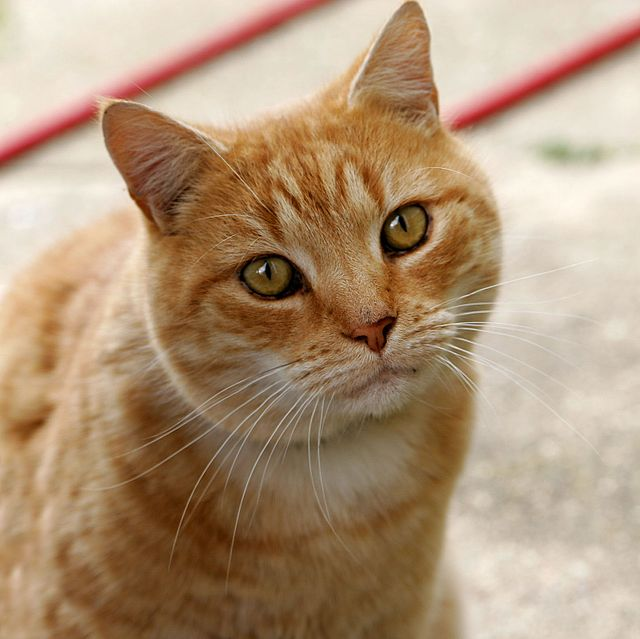
#> input picture Week_4/Cat03.jpg, 640 x 639 px, found by its file name
$ python Assignment_2.1.py
#> lines starting #> are read from the running program, lines starting #| are printed output that depends on the picture; after the words box and inside, x2 and y2 are one past the last pixel; in counts of white or black regions, pixels touching at a corner belong together
import cv2
import numpy as np

mask = np.zeros((300, 300, 3), dtype = "uint8")

radius = 150
for x in range(6):

    cv2.circle(mask, (150, 150), radius - (25*x), (255, 255, 255), 3)
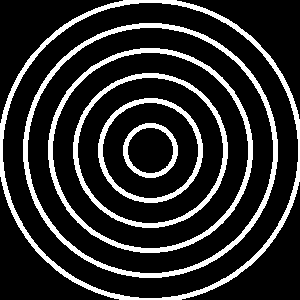
#> mask: shape (300, 300, 3); 17.8% white; 6 white regions, box (x1, y1, x2, y2) and area: (0, 0, 300, 300) 4268, (23, 23, 278, 278) 3932, (48, 48, 253, 253) 3144, (73, 73, 228, 228) 2312, (98, 98, 203, 203) 1588, (123, 123, 178, 178) 776

cv2.imshow("mask",  mask)
cv2.waitKey(0)

source = cv2.imread("Week_4\Cat03.jpg")
#> source is the input picture: shape (639, 640, 3); mean B, G, R 120.7, 148.8, 175.9

print(source.shape)
#| (639, 640, 3)

# source = cv2.resize(source, (300, 300))

mask = np.zeros(source.shape[:2], dtype = "uint8")
# (cX, cY) = (source.shape[1] // 2, source.shape[0] // 2)

cv2.imshow("original", source)
cv2.waitKey(0)

source = cv2.cvtColor(source, cv2.COLOR_BGR2GRAY)
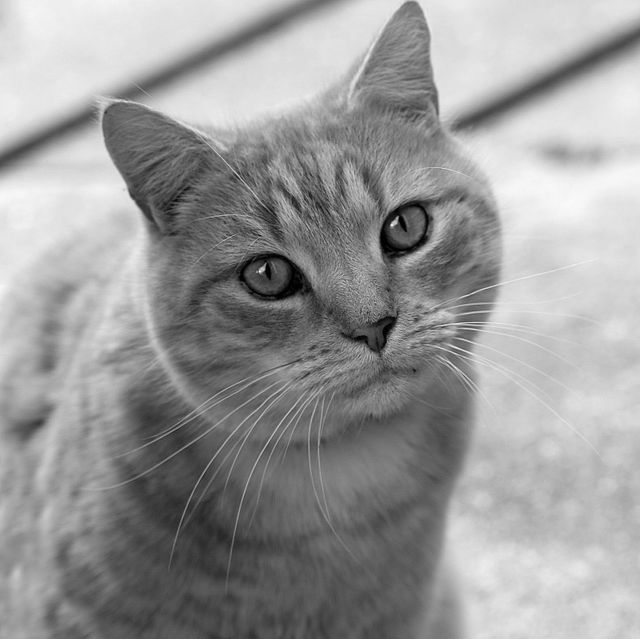
#> source: shape (639, 640); min 0, max 250, mean 153.7
cv2.imshow("sadge", source)
cv2.waitKey(0)

radius = 150
for x in range(6):

    cv2.circle(mask, (639 // 2, 640 // 2), radius - (25*x), (255, 255, 255), 3)
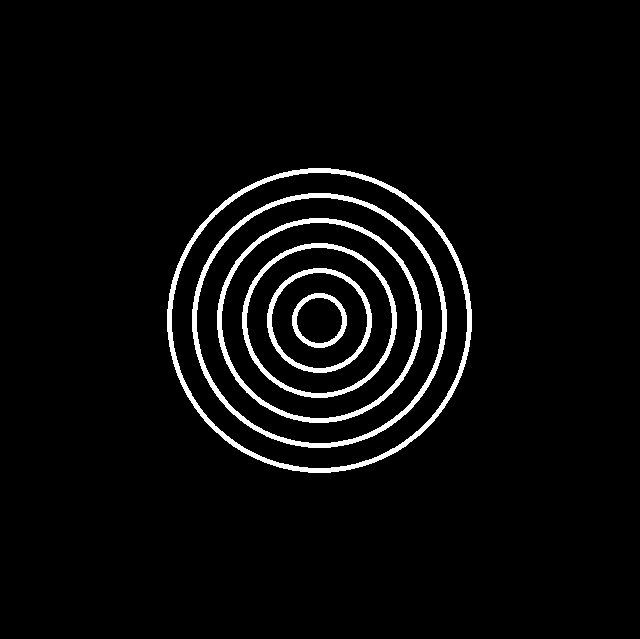
#> mask: shape (639, 640); 4% white; 6 white regions, box (x1, y1, x2, y2) and area: (167, 168, 472, 473) 4624, (192, 193, 447, 448) 3932, (217, 218, 422, 423) 3144, (242, 243, 397, 398) 2312, (267, 268, 372, 373) 1588, (292, 293, 347, 348) 776

cv2.waitKey(0)

masked = cv2.bitwise_and(source, source, mask = mask)
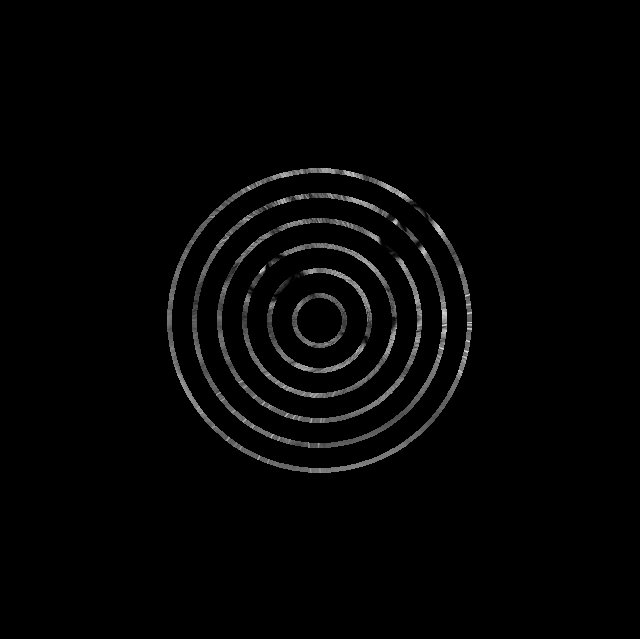
#> masked: shape (639, 640); min 0, max 226, mean 4.3

cv2.imshow("finished", masked)
cv2.waitKey(0)
